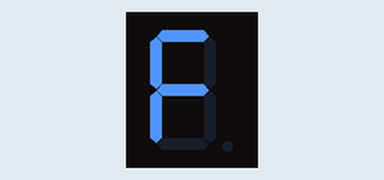
This sketch was run on a simulated Arduino Uno, built with avr-gcc and run on an emulated ATmega328P. On the bench: 1-digit seven-segment display. Wiring (inferred from the names in the program): 1-digit 7-segment display, segments lit when HIGH: segments pin 9, pin 8, pin 7, pin 6, pin 5, pin 4, pin 3. The segment pins are drawn as the display they are named for.

Above: at 0.1 s.
At 1.1 s:
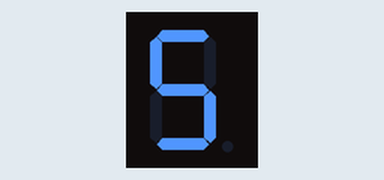
At 2.1 s:
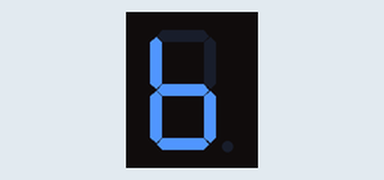

Measured:
- by itself, everything shown: repeats every 3.0 s, in 3 steps
- what the display in image 1 shows lasts 1.0 s, from 1.0 s to 2.0 s

The sketch:

AMA_test_2.ino
```cpp
/**********七段顯示器測試程式********/
#include "config.h"
byte Seg_Pin[] = {seg_g, seg_f, seg_e, seg_d, seg_c, seg_b, seg_a};	// 宣告七段顯示器接腳陣列
int i;									// for 迴圈的計數變數
byte  S_seg[3][7] = { { 1,1,1,0,0,0,1 },  // =F
{ 1,1,0,1,1,0,1 },  // =S
{ 1,1,1,1,1,0,0 }  // =b
						};
void setup() {
for (i=0; i<7; i++)
pinMode(Seg_Pin[i], OUTPUT); 		// 七段顯示器接腳設為輸出
}
void loop() {
CodeWrite (0);						// 七段顯示器顯示 F
delay(1000); 						// 延遲1 秒
CodeWrite (1);						// 七段顯示器顯示 S
delay(1000); 						// 延遲1 秒
CodeWrite (2); 						// 七段顯示器顯示 b
delay(1000); 						// 延遲1 秒
}
void CodeWrite(byte dat) {
for (i=0; i<7; i++)
// 讀出 dat 指定位元，並顯示在對應七段顯示器的 pin 腳上
digitalWrite(Seg_Pin[i], S_seg[dat][i]);
}
```

config.h
```cpp
// 腳位宣告
#define IN1     10	// 馬達控制信號輸入端
#define IN2     11	// 馬達控制信號輸入端
#define Buzzer  12	// 蜂鳴器
#define KEY1    A0	// 按鍵 1
#define KEY2    A1	// 按鍵 2
#define KEY3    A2	// 按鍵 3
#define seg_a   9	// 各段七段顯示器
#define seg_b   8
#define seg_c   7
#define seg_d   6
#define seg_e   5
#define seg_f   4
#define seg_g   3
#define seg_dp  2
```
